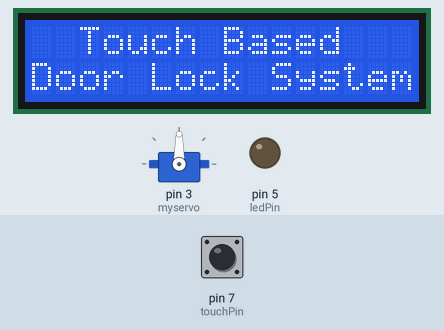
Simulated run of this sketch. Board: Arduino Uno, built with avr-gcc and run on an emulated ATmega328P. On the bench: 16×2 character LCD, servo, output pins drawn as LEDs (lit = HIGH). The inputs (shaded band) are chosen by the test bench; at power-on: pin 7 (touchPin) LOW.

Above: at 1.2 s.
1.3 s: pin 7 (touchPin) pulled HIGH for 1 s
At 2.8 s:
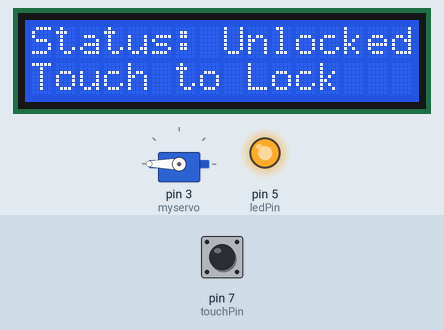
3.8 s: pin 7 (touchPin) pulled HIGH for 0.15 s
At 4.8 s:
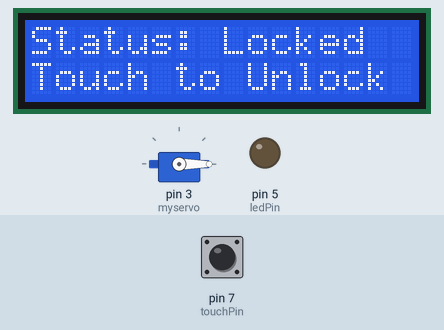
Timing chart, 0 to 6.8 s (numbered marks = the images above; inputs shaded):
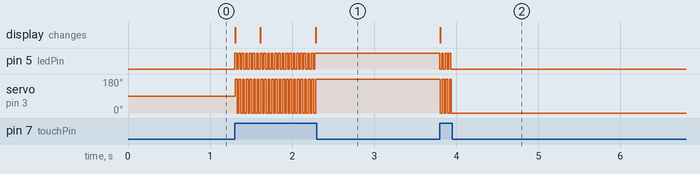

Measured:
- after the input at 1.3 s, pin 5 (ledPin): alternates HIGH for 0.02 s and LOW for 0.02 s, 45 changes in all, then stays HIGH, starting at once; servo on pin 3 (myservo): alternates 180° for 0.02 s and 0° for 0.02 s, 45 changes in all, then stays 180°, starting at once; the display: changes at once (image 1)
- after the input at 3.8 s, pin 5 (ledPin): alternates HIGH for 0.02 s and LOW for 0.02 s, 7 changes in all, then stays LOW, starting at once; servo on pin 3 (myservo): 180° → 0° at once; the display: changes at once (image 2)

The sketch:

auto_lock.ino
```cpp
#include <Servo.h>
#include<LiquidCrystal.h>
LiquidCrystal lcd(A0,A1,A2,A3,A4,A5);
 const int servoPin = 3;  // Servo pin
 const int touchPin = 7;  // Pushtouch pin
 int ledPin = 5;
 int touchState = 0;
 int directionState = 0;
 Servo myservo;
 int pos = 0;

void setup() {
   lcd.begin(16,2);
   lcd.print("  Touch Based");
   lcd.setCursor(0, 1);
   lcd.print("Door Lock System");
   myservo.attach(3);
   pinMode(touchPin, INPUT);
   pinMode(ledPin, OUTPUT);
 }

 void loop(){
   touchState = digitalRead(touchPin);
   if (directionState == 0){
     if (touchState == HIGH) {
       directionState = 1;
       for(pos = 0; pos < 180; pos += 1)
       digitalWrite(ledPin,1);
       lcd.clear();
       lcd.print("Status: Unlocked");
       lcd.setCursor(0, 1);
       lcd.print("Touch to Lock");
       {
         myservo.write(pos);
         delay(15);  // waits 15ms to reach the position
       }
     }

   } else if (directionState == 1) {
     if (touchState == HIGH) {
       directionState = 0;

      for (pos = 180; pos>=1; pos -=1)
       digitalWrite(ledPin,0);
       lcd.clear();
       lcd.print("Status: Locked");
       lcd.setCursor(0, 1);
       lcd.print("Touch to Unlock");
       {
         myservo.write(pos);
         delay(15);
       }
     }
   }
 }
```
